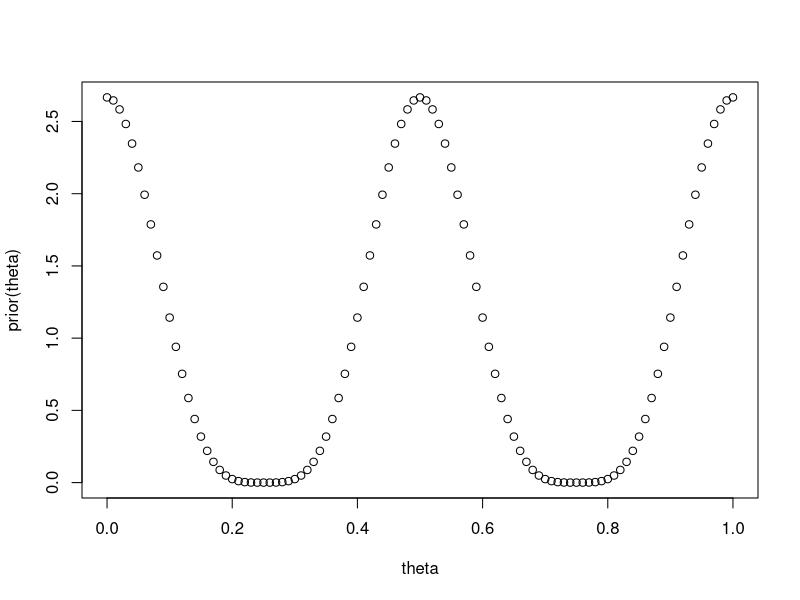

Here is the R script that generated this plot:
# 2.1
prior = function(theta) {
  p = (2 * (cos(4*pi*theta)+1)^2) / 3
  return (p)
}
theta = seq(0,1,0.01)
plot(theta, prior(theta))